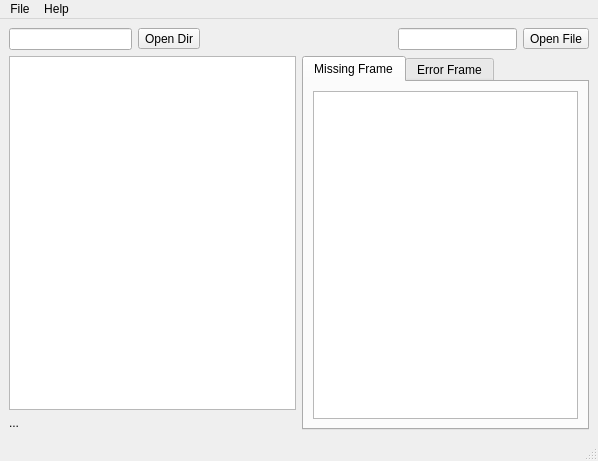
<?xml version="1.0" encoding="UTF-8"?>
<ui version="4.0">
 <class>MainWindow__seq_mng</class>
 <widget class="QMainWindow" name="MainWindow__seq_mng">
  <property name="geometry">
   <rect>
    <x>0</x>
    <y>0</y>
    <width>598</width>
    <height>461</height>
   </rect>
  </property>
  <property name="windowTitle">
   <string>MainWindow</string>
  </property>
  <widget class="QWidget" name="centralwidget">
   <layout class="QVBoxLayout" name="verticalLayout_4">
    <item>
     <layout class="QHBoxLayout" name="horizontalLayout_3">
      <item>
       <layout class="QHBoxLayout" name="horizontalLayout">
        <item>
         <widget class="QLineEdit" name="lineEdit__dirpath"/>
        </item>
        <item>
         <widget class="QToolButton" name="toolButton__dirpath">
          <property name="text">
           <string>Open Dir</string>
          </property>
         </widget>
        </item>
       </layout>
      </item>
      <item>
       <spacer name="horizontalSpacer">
        <property name="orientation">
         <enum>Qt::Horizontal</enum>
        </property>
        <property name="sizeHint" stdset="0">
         <size>
          <width>40</width>
          <height>20</height>
         </size>
        </property>
       </spacer>
      </item>
      <item>
       <layout class="QHBoxLayout" name="horizontalLayout_2">
        <item>
         <widget class="QLineEdit" name="lineEdit__work_filepath">
          <property name="readOnly">
           <bool>true</bool>
          </property>
         </widget>
        </item>
        <item>
         <widget class="QToolButton" name="toolButton__work_filepath">
          <property name="text">
           <string>Open File</string>
          </property>
         </widget>
        </item>
       </layout>
      </item>
     </layout>
    </item>
    <item>
     <layout class="QHBoxLayout" name="horizontalLayout_4">
      <item>
       <layout class="QVBoxLayout" name="verticalLayout">
        <item>
         <widget class="QListWidget" name="listWidget__seq_info"/>
        </item>
        <item>
         <widget class="QLabel" name="label__seq_info">
          <property name="text">
           <string>...</string>
          </property>
         </widget>
        </item>
       </layout>
      </item>
      <item>
       <widget class="QTabWidget" name="tabWidget__error_frame">
        <property name="currentIndex">
         <number>0</number>
        </property>
        <widget class="QWidget" name="miss_frame_tab">
         <attribute name="icon">
          <iconset resource="../rc/icons.qrc">
           <normaloff>:/icons/icons/missing.png</normaloff>:/icons/icons/missing.png</iconset>
         </attribute>
         <attribute name="title">
          <string>Missing Frame</string>
         </attribute>
         <layout class="QVBoxLayout" name="verticalLayout_2">
          <item>
           <widget class="QListWidget" name="listWidget__missing"/>
          </item>
         </layout>
        </widget>
        <widget class="QWidget" name="err_frame_tab">
         <attribute name="icon">
          <iconset resource="../rc/icons.qrc">
           <normaloff>:/icons/icons/error.png</normaloff>:/icons/icons/error.png</iconset>
         </attribute>
         <attribute name="title">
          <string>Error Frame</string>
         </attribute>
         <layout class="QVBoxLayout" name="verticalLayout_3">
          <item>
           <widget class="QListWidget" name="listWidget__error"/>
          </item>
         </layout>
        </widget>
       </widget>
      </item>
     </layout>
    </item>
   </layout>
  </widget>
  <widget class="QMenuBar" name="menubar">
   <property name="geometry">
    <rect>
     <x>0</x>
     <y>0</y>
     <width>598</width>
     <height>20</height>
    </rect>
   </property>
   <widget class="QMenu" name="menuFile">
    <property name="title">
     <string>File</string>
    </property>
    <addaction name="actionexit"/>
   </widget>
   <widget class="QMenu" name="menuHelp">
    <property name="title">
     <string>Help</string>
    </property>
    <addaction name="actionabout"/>
   </widget>
   <addaction name="menuFile"/>
   <addaction name="menuHelp"/>
  </widget>
  <widget class="QStatusBar" name="statusbar"/>
  <action name="actionexit">
   <property name="text">
    <string>exit</string>
   </property>
  </action>
  <action name="actionabout">
   <property name="text">
    <string>about</string>
   </property>
  </action>
 </widget>
 <resources>
  <include location="../rc/icons.qrc"/>
 </resources>
 <connections/>
</ui>
